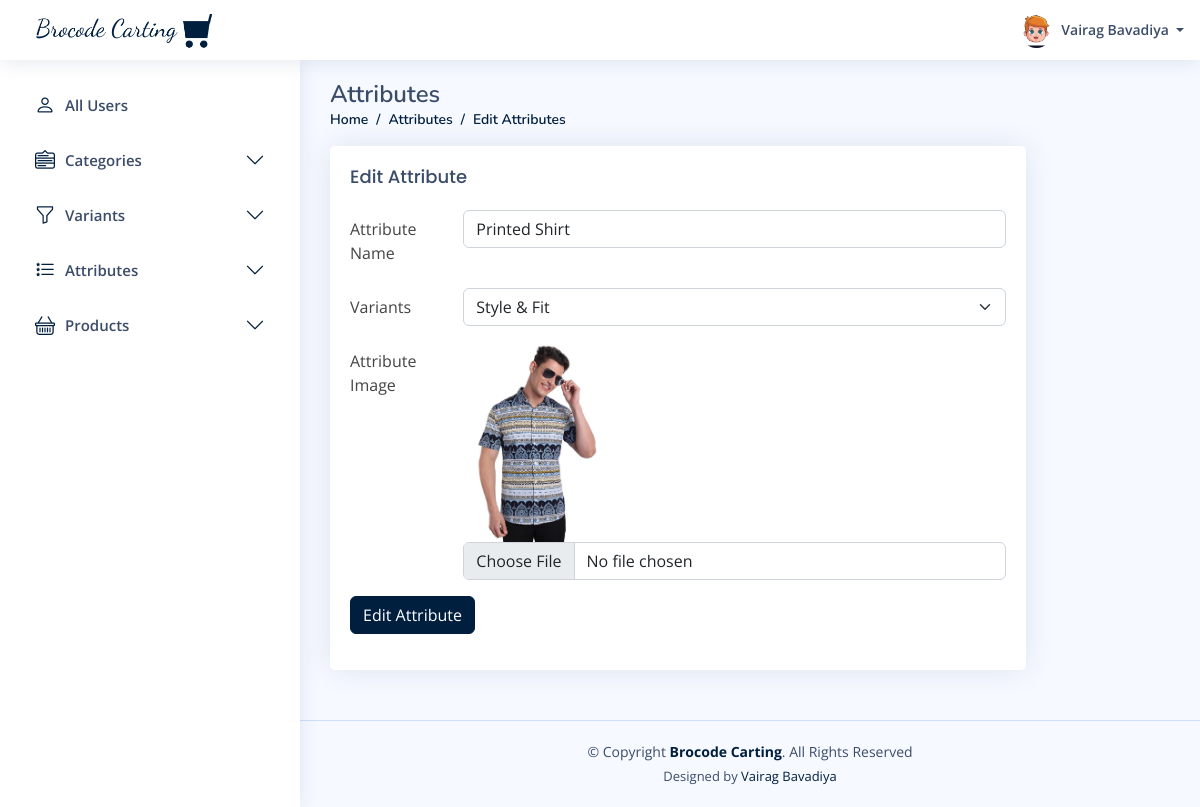
/admin/attributes/edit.php?id=28 (signed in), run on the app's committed database.
### tables this page shows
CREATE TABLE `users` (
  `id` int(20) NOT NULL,
  `u_name` varchar(50) NOT NULL,
  `email` varchar(50) NOT NULL,
  `phone_no` varchar(10) NOT NULL,
  `client_id` varchar(100) DEFAULT NULL,
  `password` varchar(10) NOT NULL,
  `u_type_id` int(20) NOT NULL,
  `u_profile` varchar(200) NOT NULL,
  `created_at` datetime NOT NULL,
  `updated_at` datetime NOT NULL,
  `created_by` int(20) DEFAULT NULL,
  `updated_by` int(20) DEFAULT NULL,
  `is_active` tinyint(1) NOT NULL,
  `is_delete` tinyint(1) DEFAULT NULL
);

CREATE TABLE `attribute` (
  `id` int(20) NOT NULL,
  `variants_id` int(20) NOT NULL,
  `attribute_name` varchar(50) NOT NULL,
  `attribute_image` longtext DEFAULT NULL,
  `created_by` int(20) DEFAULT NULL,
  `updated_by` int(20) DEFAULT NULL,
  `created_at` datetime DEFAULT NULL,
  `updated_at` datetime DEFAULT NULL,
  `is_active` tinyint(1) NOT NULL,
  `is_delete` tinyint(1) DEFAULT NULL
);

CREATE TABLE `variants` (
  `id` int(20) NOT NULL,
  `var_name` varchar(50) NOT NULL,
  `created_at` datetime DEFAULT NULL,
  `updated_at` datetime DEFAULT NULL,
  `created_by` int(20) DEFAULT NULL,
  `updated_by` int(20) DEFAULT NULL,
  `is_active` tinyint(1) NOT NULL,
  `is_delete` tinyint(1) DEFAULT NULL
);

### admin/attributes/edit.php (the view, shortened to what this page needs)
<?php require("../config.php");
include("../header.php");
$id = $_GET['id'];
$sql = "SELECT * FROM attribute where id = " . $id;
$result = $conn->query($sql);
$row = mysqli_fetch_assoc($result);
?>
<main id="main" class="main">
    <div class="pagetitle">
        <h1>Attributes</h1>
        <nav>
            <ol class="breadcrumb">
                <li class="breadcrumb-item"><a href="/e-commerce/admin/dashboard.php">Home</a></li>
                <li class="breadcrumb-item"><a href="/e-commerce/admin/attributes/all.php">Attributes</a></li>
                <li class="breadcrumb-item">Edit Attributes</li>
            </ol>
        </nav>
    </div>
    <section class="section">
        <div class="row">
            <div class="col-lg-10">
                <div class="card">
                    <div class="card-body">
                        <h5 class="card-title">Edit Attribute</h5>
                        <form method="post" enctype="multipart/form-data">
                            <div class="row mb-3">
                                <label for="inputText" class="col-sm-2 col-form-label">Attribute Name</label>
                                <div class="col-sm-10">
                                    <input type="text" name="attribute_name" value="<?php echo $row['attribute_name']; ?>" class="form-control" required />
                                </div>
                            </div>
                            <div class="row mb-3">
                                <label for="inputText" class="col-sm-2 col-form-label">Variants</label>
                                <div class="col-sm-10">
                                    <select class="form-select" name="variants" id="variants">
                                        <?php
                                        $query = "SELECT *  from variants";
                                        if ($var_result = $conn->query($query)) {
                                            while ($var_row = $var_result->fetch_assoc()) {
                                        ?>
                                                <option value="<?php echo $var_row['id']; ?>" <?php if ($var_row['id'] == $row['variants_id']) echo "selected"; ?>><?php echo $var_row['var_name']; ?></option>
                                        <?php
                                            }
                                        }
                                        ?>
                                    </select>
                                </div>
                            </div>
                            <div class="row mb-3">
                                <label class="col-sm-2 col-form-label">Attribute Image</label>
                                <div class="col-sm-10">
                                    <?php
                                    if (!is_null($row['attribute_image'])) {
                                    ?>
                                        <img width="150px" src="<?php echo $row['attribute_image']; ?>">
                                    <?php
                                    }
                                    ?>
                                    <input class="form-control" name="file_upload" type="file" id="formFile" />
                                </div>
                            </div>
                            <div class="row mb-3">
                                <div class="col-sm-6">
                                    <button type="submit" name="edit" class="btn btn-primary">edit Attribute</button>
                                </div>
                            </div>
                        </form>
                    </div>
                </div>
            </div>
        </div>
    </section>
</main>
<?php include("../footer.php"); ?>

### admin/header.php (shortened to what this page needs)
<?php
require("config.php");
?>
<!DOCTYPE html>
<html lang="en">
<head>
    <link rel="stylesheet" href="https://cdnjs.cloudflare.com/ajax/libs/font-awesome/4.7.0/css/font-awesome.min.css">
    <link href="/e-commerce/admin/assets/vendor/bootstrap/css/bootstrap.min.css" rel="stylesheet">
    <link href="/e-commerce/admin/assets/vendor/bootstrap-icons/bootstrap-icons.css" rel="stylesheet">
    <link href="/e-commerce/admin/assets/vendor/boxicons/css/boxicons.min.css" rel="stylesheet">
    <link href="/e-commerce/admin/assets/vendor/quill/quill.snow.css" rel="stylesheet">
    <link href="/e-commerce/admin/assets/vendor/quill/quill.bubble.css" rel="stylesheet">
    <link href="/e-commerce/admin/assets/vendor/remixicon/remixicon.css" rel="stylesheet">
    <link href="/e-commerce/admin/assets/vendor/simple-datatables/style.css" rel="stylesheet">
    <link href="/e-commerce/admin/assets/css/style.css" rel="stylesheet">
</head>
<body>
    <header id="header" class="header fixed-top d-flex align-items-center">
        <div class="d-flex align-items-center justify-content-between">
            <a href="/e-commerce/admin/dashboard.php" class="logo d-flex align-items-center">
                <img src="/e-commerce/img/logo-color.png" alt="">
            </a>
        </div>
        <nav class="header-nav ms-auto">
            <ul class="d-flex align-items-center">
                <li class="nav-item dropdown pe-3">
                    <a class="nav-link nav-profile d-flex align-items-center pe-0" href="#" data-bs-toggle="dropdown">
                        <?php
                        $sql = "SELECT u.id,u.u_name,u.email,u.phone_no,u.u_profile,u.is_active,ut.type_name FROM users as u,user_type as ut where u.id = " . $_SESSION['id'];
                        $result = $conn->query($sql);
                        $row = mysqli_fetch_assoc($result);
                        ?>
                        <?php if ($row['u_profile']) : ?>
                            <img src="/e-commerce/admin/<?php echo $row['u_profile']; ?>" alt="Profile" class="rounded-circle">
                            <?php else: ?>
                            <img src="/e-commerce/admin/user_images/default.avif" alt="" width="35" height="35" class="rounded-circle">
                        <?php endif; ?>
                        <span class="d-none d-md-block dropdown-toggle ps-2">
                            <?php echo $row['u_name']; ?> </span>
                    </a>
                </li>
            </ul>
        </nav>
    </header>
    <aside id="sidebar" class="sidebar">
        <ul class="sidebar-nav" id="sidebar-nav">
            <li class="nav-item">
                <a class="nav-link collapsed" data-bs-target="#users-nav" href="/e-commerce/admin/allusers.php" aria-expanded="false">
                    <i class="bi bi-person"></i>
                    <span>All Users</span>
                </a>
            </li>
            <li class="nav-item">
                <a class="nav-link collapsed" data-bs-target="#components-nav" data-bs-toggle="collapse" href="#" aria-expanded="false">
                    <i class="bi bi-menu-down"></i>
                    <span>Categories</span>
                    <i class="bi bi-chevron-down ms-auto"></i>
                </a>
            </li>
            <li class="nav-item">
                <a class="nav-link collapsed" data-bs-target="#variants-nav" data-bs-toggle="collapse" href="#">
                    <i class="bi bi-funnel"></i><span>Variants</span><i class="bi bi-chevron-down ms-auto"></i>
                </a>
            </li>
            <li class="nav-item">
                <a class="nav-link collapsed" data-bs-target="#attributes-nav" data-bs-toggle="collapse" href="#">
                    <i class="bi bi-list-stars"></i><span>Attributes</span><i class="bi bi-chevron-down ms-auto"></i>
                </a>
            </li>
            <li class="nav-item">
                <a class="nav-link collapsed" data-bs-target="#products-nav" data-bs-toggle="collapse" href="#">
                    <i class="bi bi-basket"></i><span>Products</span><i class="bi bi-chevron-down ms-auto"></i>
                </a>
            </li>
        </ul>
    </aside>

### admin/assets/css/style.css (style rules this page uses)
:root { scroll-behavior: smooth; }
body { font-family: "Open Sans", sans-serif; background: #f6f9ff; color: #444444; }
a { color: #001F3F; text-decoration: none; }
h1, h2, h3, h4, h5, h6 { font-family: "Nunito", sans-serif; }
#main { margin-top: 60px; padding: 20px 30px; transition: all 0.3s; }
.pagetitle { margin-bottom: 10px; }
.pagetitle h1 { font-size: 24px; margin-bottom: 0; font-weight: 600; color: #3b4c69; }
.card { margin-bottom: 30px; border: none; border-radius: 5px; box-shadow: 0px 0 30px rgba(1, 41, 112, 0.1); }
.card-title { padding: 20px 0 15px 0; font-size: 18px; font-weight: 500; color: #3b4c69; font-family: "Poppins", sans-serif; }
.card-body { padding: 0 20px 20px 20px; }
.breadcrumb { font-size: 14px; font-family: "Nunito", sans-serif; color: #001F3F; font-weight: 600; }
.breadcrumb a { color: #001F3F; transition: 0.3s; }
.breadcrumb .breadcrumb-item::before { color: #001F3F; }
.logo { line-height: 1; }
@media (min-width: 1200px) { .logo { width: 280px; } }
.logo img { max-height: 26px; margin-right: 6px; }
.header { transition: all 0.5s; z-index: 997; height: 60px; box-shadow: 0px 2px 20px rgba(1, 41, 112, 0.1); background-color: #fff; padding-left: 20px; }
.header-nav ul { list-style: none; }
.header-nav>ul { margin: 0; padding: 0; }
.header-nav .nav-profile { color: #3b4c69; }
.header-nav .nav-profile img { max-height: 36px; }
.header-nav .nav-profile span { font-size: 14px; font-weight: 600; }
.sidebar { position: fixed; top: 60px; left: 0; bottom: 0; width: 300px; z-index: 996; transition: all 0.3s; padding: 20px; overflow-y: auto; scrollbar-width: thin; scrollbar-color: #aab7cf transparent; box-shadow: 0px 0px 20px rgba(1, 41, 112, 0.1); background-color: #fff; }
@media (min-width: 1200px) { #main, #footer { margin-left: 300px; } }
.sidebar-nav { padding: 0; margin: 0; list-style: none; }
.sidebar-nav li { padding: 0; margin: 0; list-style: none; }
.sidebar-nav .nav-item { margin-bottom: 5px; }
.sidebar-nav .nav-link { display: flex; align-items: center; font-size: 15px; font-weight: 600; color: #001F3F; transition: 0.3; background: #f6f9ff; padding: 10px 15px; border-radius: 4px; }
.sidebar-nav .nav-link i { font-size: 16px; margin-right: 10px; color: #001F3F; }
.sidebar-nav .nav-link.collapsed { color: #3b4c69; background: #fff; }
.sidebar-nav .nav-link.collapsed i { color: #001F3F; }
.sidebar-nav .nav-link .bi-chevron-down { margin-right: 0; transition: transform 0.2s ease-in-out; }

### admin/header.php (style rules this page uses)
.sidebar-nav .nav-link i { font-size: 20px; }
.logo img { max-height: 50px; }
.btn { text-transform: capitalize; }
.btn-primary, .btn:focus-visible, .btn-check:checked+.btn, .btn.active, .btn.show, .btn:first-child:active, :not(.btn-check)+.btn:active { background-color: #001F3F; border-color: #001F3F; box-shadow: none; }

### data on the page
users: u_profile (picture), u_name "Vairag Bavadiya"
attribute: attribute_name "Printed Shirt", variants "Style & Fit", attribute_image (picture)
